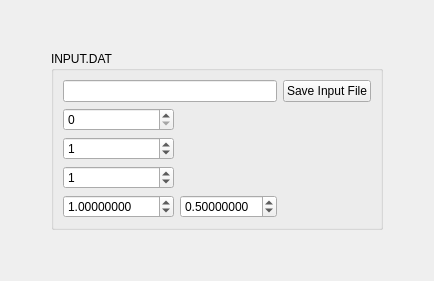
      <widget class="QWidget" name="tab_Input">
       <attribute name="title">
        <string>INPUT</string>
       </attribute>
       <layout class="QGridLayout" name="gridLayout_27">
        <item row="1" column="1">
         <widget class="QGroupBox" name="groupBox_5">
          <property name="title">
           <string>INPUT.DAT</string>
          </property>
          <layout class="QGridLayout" name="gridLayout_26">
           <item row="1" column="0">
            <widget class="QSpinBox" name="spinBox_input1">
             <property name="locale">
              <locale language="English" country="UnitedStates"/>
             </property>
            </widget>
           </item>
           <item row="0" column="2">
            <widget class="QPushButton" name="pushButtonSaveInput">
             <property name="text">
              <string>Save Input File</string>
             </property>
            </widget>
           </item>
           <item row="0" column="0" colspan="2">
            <widget class="QLineEdit" name="lineEdit_InputFileName">
             <property name="readOnly">
              <bool>true</bool>
             </property>
            </widget>
           </item>
           <item row="4" column="1">
            <widget class="QDoubleSpinBox" name="doubleSpinBox_input2">
             <property name="locale">
              <locale language="English" country="UnitedStates"/>
             </property>
             <property name="decimals">
              <number>8</number>
             </property>
             <property name="value">
              <double>0.500000000000000</double>
             </property>
            </widget>
           </item>
           <item row="4" column="0">
            <widget class="QDoubleSpinBox" name="doubleSpinBox_input1">
             <property name="locale">
              <locale language="English" country="UnitedStates"/>
             </property>
             <property name="decimals">
              <number>8</number>
             </property>
             <property name="maximum">
              <double>9999.989999999999782</double>
             </property>
             <property name="value">
              <double>1.000000000000000</double>
             </property>
            </widget>
           </item>
           <item row="3" column="0">
            <widget class="QSpinBox" name="spinBox_input3">
             <property name="locale">
              <locale language="English" country="UnitedStates"/>
             </property>
             <property name="value">
              <number>1</number>
             </property>
            </widget>
           </item>
           <item row="2" column="0">
            <widget class="QSpinBox" name="spinBox_input2">
             <property name="locale">
              <locale language="English" country="UnitedStates"/>
             </property>
             <property name="value">
              <number>1</number>
             </property>
            </widget>
           </item>
          </layout>
         </widget>
        </item>
        <item row="0" column="1">
         <spacer name="verticalSpacer_8">
          <property name="orientation">
           <enum>Qt::Vertical</enum>
          </property>
          <property name="sizeHint" stdset="0">
           <size>
            <width>20</width>
            <height>40</height>
           </size>
          </property>
         </spacer>
        </item>
        <item row="1" column="2">
         <spacer name="horizontalSpacer_17">
          <property name="orientation">
           <enum>Qt::Horizontal</enum>
          </property>
          <property name="sizeHint" stdset="0">
           <size>
            <width>40</width>
            <height>20</height>
           </size>
          </property>
         </spacer>
        </item>
        <item row="2" column="1">
         <spacer name="verticalSpacer_4">
          <property name="orientation">
           <enum>Qt::Vertical</enum>
          </property>
          <property name="sizeHint" stdset="0">
           <size>
            <width>20</width>
            <height>40</height>
           </size>
          </property>
         </spacer>
        </item>
        <item row="1" column="0">
         <spacer name="horizontalSpacer_18">
          <property name="orientation">
           <enum>Qt::Horizontal</enum>
          </property>
          <property name="sizeHint" stdset="0">
           <size>
            <width>40</width>
            <height>20</height>
           </size>
          </property>
         </spacer>
        </item>
       </layout>
      </widget>
